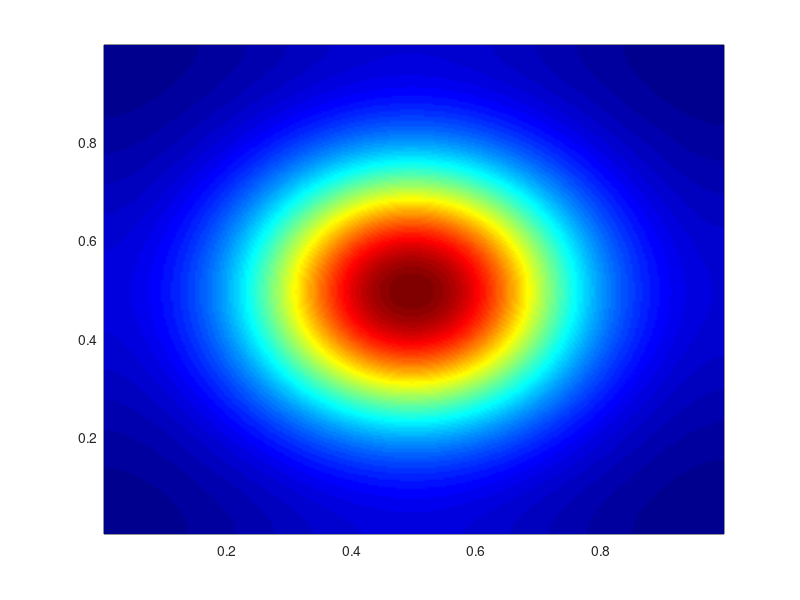

Reproduce this figure in MATLAB.
clear all;clf;colormap jet;

Lx = 1;
Ly = 1;
nx = 256;
ny = nx;
dt = 1e-2;
nt = 3;
pi = 3.1415926535898;


dx = Lx/nx;
dy = Ly/ny;

# Accelerated PT
tau = 1e6;
Re  = pi;
c   = 1/sqrt(2) * 0.95;
rho = Re / Lx / c * tau / dx;
th  = Lx / Re / c * tau / dx;

#tau = (min(dx,dy)^2)/4.1
#tau = a*(min(dx,dy))/4.1

x = 0.5*dx : dx : Lx-0.5*dx;
y = 0.5*dy : dy : Ly-0.5*dy;

#================ Variables and initialization
C = 0*ones(nx,ny);
% Cell loop: set params
for i = 1:nx
  for j = 1:ny
    xi = (i+0.5)*dx;
    yj = (j+0.5)*dy;
    r = sqrt( (xi-0.5)^2 + (yj-0.5)^2 );
    if r < 0.2
      C(i,j) = 1;
    endif
  endfor
endfor
Cn = C;
qx = 0*ones(nx+1, ny);
qy = 0*ones(nx, ny+1);

tic
r0 = 0;
for it = 1:nt
  printf("\n\nTime step %d, t = %d\n", it, it*dt);
  if mod(it,1) == 0
    pcolor(x,y, transpose(C)); shading interp;
    drawnow;
  endif
  Ckm1 = C;
  Ck = C;
  for i = 1:1000000

    divq = diff(qx,1,1)/dx + diff(qy,1,2)/dy;
    R = (C-Cn)./dt + divq;
    r = max(abs(R));
    r = max(r);
    if i == 2
      r0 = r
    endif
    if((r < 1e-6 || r < 1e-5*r0) && i > 1)
      break;
    endif

    Ckm1 = Ck;
    Ck = C;
    #C = C - (divq + (C-Cn)./dt) .* tau;
    C = (-R + Ck.*(rho/tau + 2*rho*th/tau/tau) - (rho*th/tau/tau) * Ckm1) ./ (rho*th/tau/tau + rho/tau);
    qx(2:end-1,:) = -diff(C,1,1)/dx;
    qy(:,2:end-1) = -diff(C,1,2)/dy;

    #qy(:,1)   = -(C(:,1) - 1)/(dy/2);
    #qy(:,end) = -(0 - C(:,end))/(dy/2);

    %qx(1,:) = 1;%h(1,:)/(dx/2);
    %qx(end,:) = -1;%(h(end,:) - 1)/(dx/2);
    if mod(i,100) == 0
      #printf(" iter %d\n", i);
      printf(" iter %d: r = %e\n", i, r);
      #pcolor(x,y, transpose(C)); shading flat; drawnow; colorbar;
    %quiver(qcx, qcy); drawnow;
    endif
  endfor

  Cn = C;
endfor
toc


